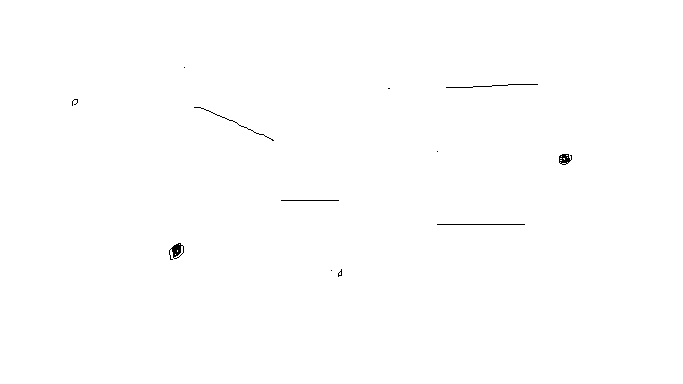
#> input picture test.png, 683 x 384 px
$ jupyter execute Test-Flaws-Detection.ipynb
#> lines starting #> are read from the running program, lines starting #| are printed output that depends on the picture; after the words box and inside, x2 and y2 are one past the last pixel; in counts of white or black regions, pixels touching at a corner belong together
[cell 1]
print("hello world")

[cell 2]
import numpy as np
from matplotlib import pyplot as plt

random_image = np.random.random([500, 500])
plt.imshow(random_image)

plt.colorbar();
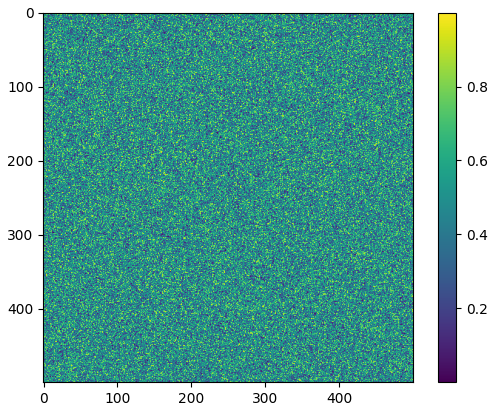
#> figure drawn by matplotlib, 2 panels

[cell 3]
print(random_image.max())

[cell 4]
from math import sqrt
from skimage import data
from skimage import io
from skimage.feature import blob_dog, blob_log, blob_doh
from skimage.color import rgb2gray

import matplotlib.pyplot as plt

image = io.imread("test.png")
#> image is the input picture: shape (384, 683, 4); mean R, G, B, A 254.4, 254.4, 254.4, 255
#image = data.hubble_deep_field()[0:500, 0:500]
image_gray = rgb2gray(image)
#> image_gray: shape (384, 683) float64; values 0 (black) and 1 (white), 99.8% white; black in thin lines or dots, all inside (x1, y1, x2, y2) = (72, 67, 572, 277)

blobs_log = blob_log(image_gray, max_sigma=30, num_sigma=10, threshold=.1)
#> blobs_log = 221 rows, first 8: [158, 564, 1], [253, 171, 1], [247, 181, 1], [250, 177, 1], [101, 75, 1], [257, 172, 1], [157, 569, 1], [243, 175, 1]

# Compute radii in the 3rd column.
blobs_log[:, 2] = blobs_log[:, 2] * sqrt(2)

blobs_dog = blob_dog(image_gray, max_sigma=30, threshold=.1)
#> blobs_dog = 139 rows, first 8: [253, 171, 1], [158, 564, 1], [248, 181, 1], [101, 75, 1], [250, 177, 1], [243, 175, 1], [245, 172, 1], [152, 564, 1]
blobs_dog[:, 2] = blobs_dog[:, 2] * sqrt(2)

blobs_doh = blob_doh(image_gray, max_sigma=30, threshold=.01)
#> blobs_doh = 69 rows, first 8: [157, 564, 7.44], [248, 176, 7.44], [66, 183, 1], [150, 436, 1], [269, 330, 1], [368, 667, 30], [83, 536, 1], [86, 445, 1]

blobs_list = [blobs_log, blobs_dog, blobs_doh]
colors = ['yellow', 'lime', 'red']
titles = ['Laplacian of Gaussian', 'Difference of Gaussian',
          'Determinant of Hessian']
sequence = zip(blobs_list, colors, titles)

fig, axes = plt.subplots(1, 3, figsize=(9, 3), sharex=True, sharey=True)
ax = axes.ravel()

for idx, (blobs, color, title) in enumerate(sequence):
    ax[idx].set_title(title)
    ax[idx].imshow(image)
    for blob in blobs:
        y, x, r = blob
        c = plt.Circle((x, y), r, color=color, linewidth=2, fill=False)
        ax[idx].add_patch(c)
    ax[idx].set_axis_off()
#> this loop made 3 passes
#> (color, title) on passes 1 to 3: ('yellow', 'Laplacian of Gaussian'), ('lime', 'Difference of Gaussian'), ('red', 'Determinant of Hessian')

plt.tight_layout()
plt.show()
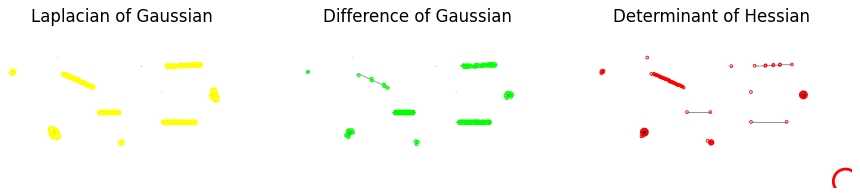
#> figure drawn by matplotlib, 3 panels

$ run again, with cesttoutbon.png copied over test.png
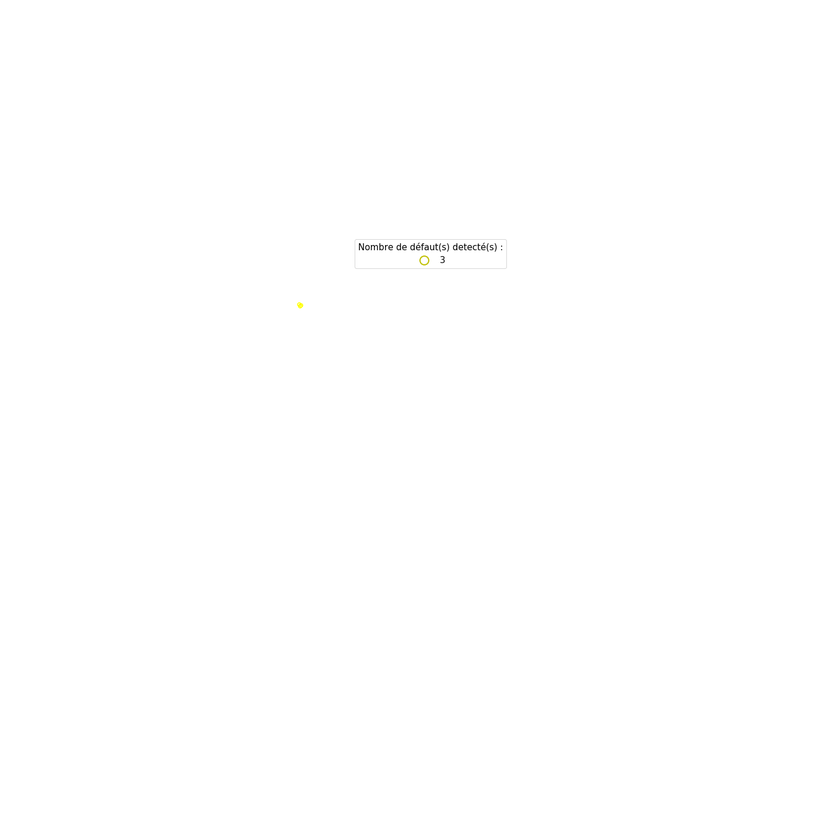
#> input picture cesttoutbon.png, 840 x 840 px, shrunk from 1440 x 1440 before the run
#> image is the input picture: shape (840, 840, 4); mean R, G, B, A 254.9, 254.9, 254.9, 255
#> blobs_log = 82 rows, first 8: [247, 412, 1], [247, 475, 1], [247, 381, 1], [247, 455, 1], [247, 367, 1], [247, 398, 1], [246, 446, 1], [247, 466, 1]
#> blobs_dog = 20 rows, first 8: [247, 475, 1], [246, 446, 1], [248, 489, 1], [248, 441, 1], [243, 416, 1], [248, 394, 1], [247, 408, 1], [246, 424, 1]
#> blobs_doh = 20 rows, first 8: [824, 824, 30], [248, 500, 1], [245, 373, 1], [245, 403, 1], [245, 482, 1], [245, 389, 1], [245, 468, 1], [245, 417, 1]
#> the loop `for idx, (blobs, color, title) in enumerate(sequence):` made 3 passes
#> (color, title) on passes 1 to 3: ('yellow', 'Laplacian of Gaussian'), ('lime', 'Difference of Gaussian'), ('red', 'Determinant of Hessian')
#> `plt.show()`:
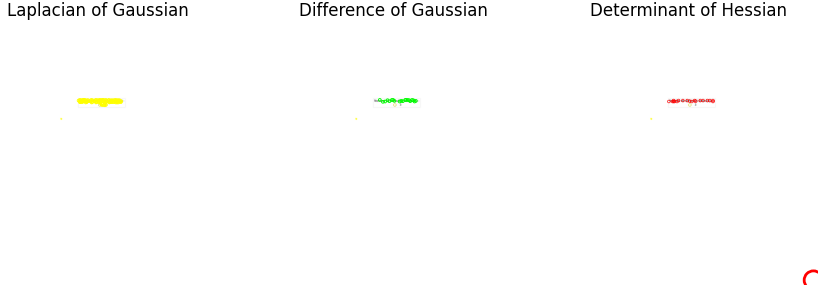
#> figure drawn by matplotlib, 3 panels

$ run again, with model_hot.png copied over test.png
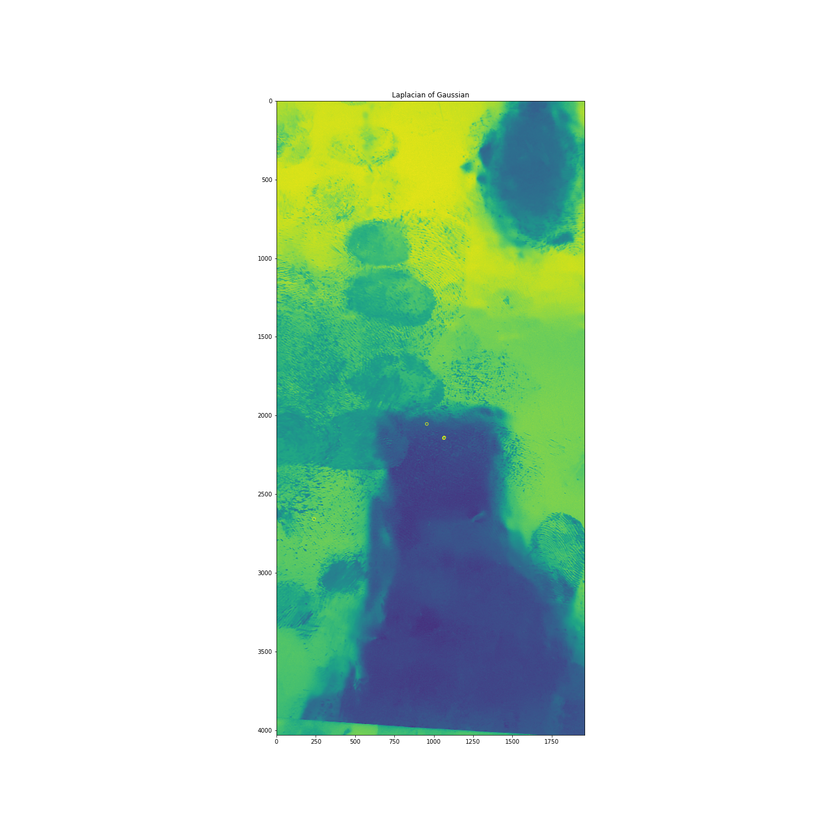
#> input picture model_hot.png, 840 x 840 px, shrunk from 1440 x 1440 before the run
#> image is the input picture: shape (840, 840, 4); mean R, G, B, A 208.3, 227.7, 213.5, 255
#> `image_gray = rgb2gray(image)`:
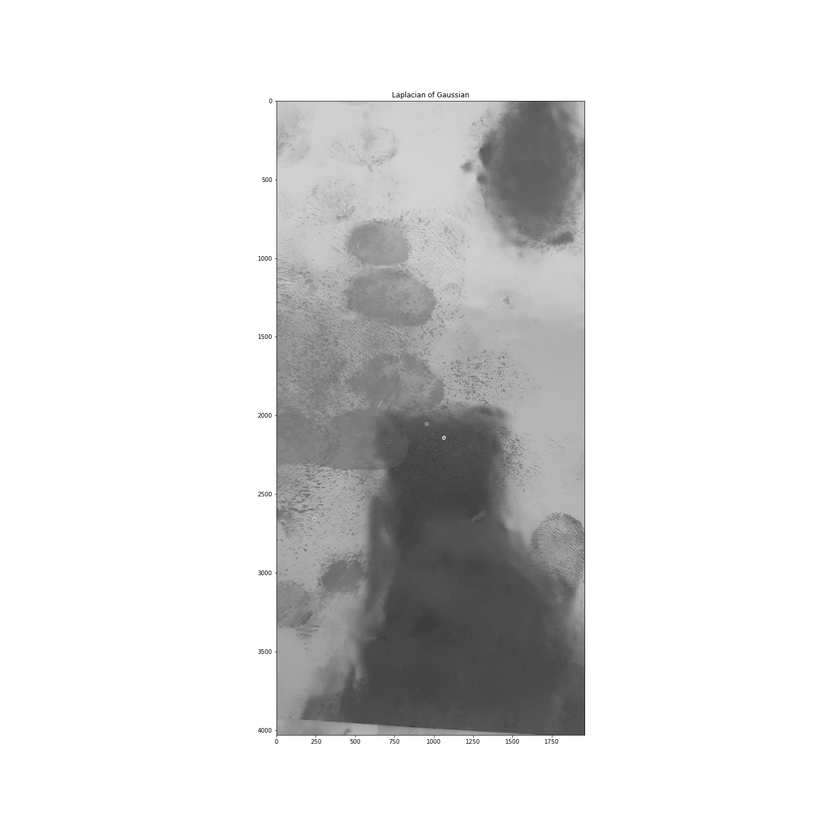
#> image_gray: shape (840, 840) float64; min 0.122, max 1, mean 0.873
#> blobs_log = 176 rows, first 8: [737, 392, 1], [436, 444, 1], [94, 435, 1], [737, 550, 1], [94, 439, 1], [737, 353, 1], [94, 395, 1], [736, 554, 1]
#> blobs_dog = 68 rows, first 8: [737, 554, 1], [737, 549, 1], [437, 443, 1], [737, 515, 1], [737, 313, 1], [737, 318, 1], [737, 353, 1], [737, 432, 1]
#> blobs_doh = [[824, 824, 30], [721, 571, 26.78], [255, 258, 1], [95, 406, 1]]
#> the loop `for idx, (blobs, color, title) in enumerate(sequence):` made 3 passes
#> (color, title) on passes 1 to 3: ('yellow', 'Laplacian of Gaussian'), ('lime', 'Difference of Gaussian'), ('red', 'Determinant of Hessian')
#> `plt.show()`:
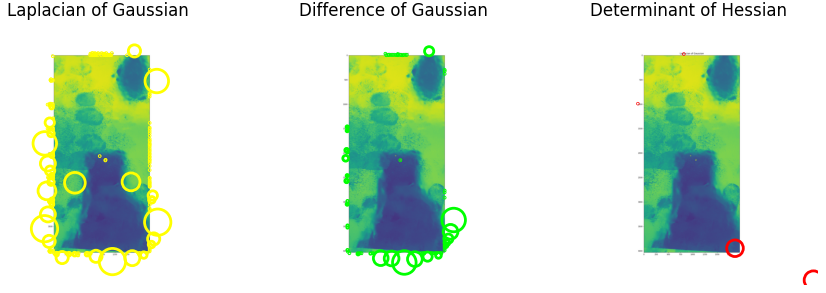
#> figure drawn by matplotlib, 3 panels
